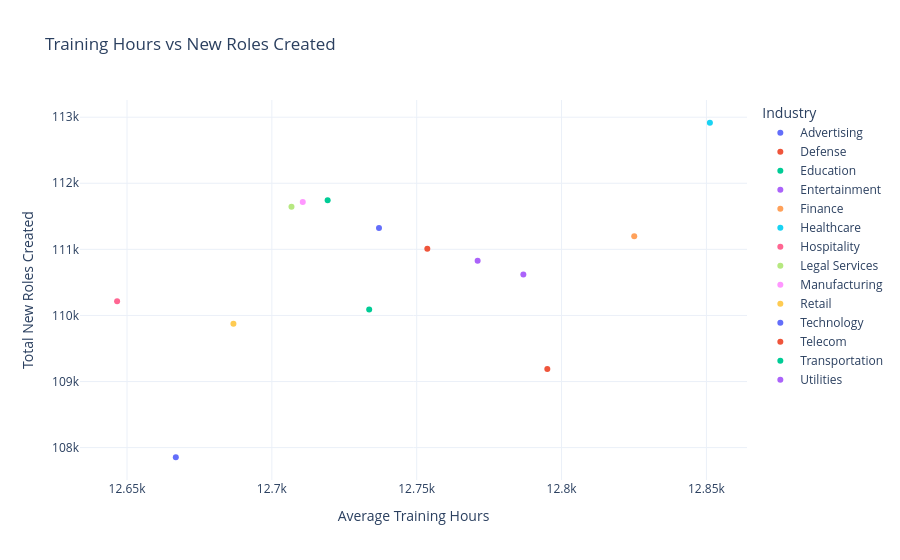

Notebook code for this chart:
### Code cell
#Training Hours vs New Roles

training_roles = (
    df.groupby("Industry")
    .agg(
        Avg_Training_Hours=("Training Hours Provided", "mean"),
        Total_New_Roles=("New Roles Created", "sum")
    )
    .reset_index()
)

fig6 = px.scatter(
    training_roles,
    x="Avg_Training_Hours",
    y="Total_New_Roles",
    color="Industry",
    hover_name="Industry",
    title="Training Hours vs New Roles Created"
)

fig6.update_layout(
    template="plotly_white",
    xaxis_title="Average Training Hours",
    yaxis_title="Total New Roles Created"
)

fig6.show()

### Figure 1 — Plotly figure (JSON) as saved in the notebook; plotly's stock layout.template omitted (floating-point values rounded to 4 significant figures)
{"data": [{"hovertemplate": "<b>%{hovertext}</b><br><br>Industry=Advertising<br>Avg_Training_Hours=%{x}<br>Total_New_Roles=%{y}<extra></extra>", "hovertext": ["Advertising"], "legendgroup": "Advertising", "marker": {"color": "#636efa", "symbol": "circle"}, "mode": "markers", "name": "Advertising", "orientation": "v", "showlegend": true, "type": "scatter", "x": [12740.0], "xaxis": "x", "y": [111325], "yaxis": "y"}, {"hovertemplate": "<b>%{hovertext}</b><br><br>Industry=Defense<br>Avg_Training_Hours=%{x}<br>Total_New_Roles=%{y}<extra></extra>", "hovertext": ["Defense"], "legendgroup": "Defense", "marker": {"color": "#EF553B", "symbol": "circle"}, "mode": "markers", "name": "Defense", "orientation": "v", "showlegend": true, "type": "scatter", "x": [12750.0], "xaxis": "x", "y": [111008], "yaxis": "y"}, {"hovertemplate": "<b>%{hovertext}</b><br><br>Industry=Education<br>Avg_Training_Hours=%{x}<br>Total_New_Roles=%{y}<extra></extra>", "hovertext": ["Education"], "legendgroup": "Education", "marker": {"color": "#00cc96", "symbol": "circle"}, "mode": "markers", "name": "Education", "orientation": "v", "showlegend": true, "type": "scatter", "x": [12720.0], "xaxis": "x", "y": [111745], "yaxis": "y"}, {"hovertemplate": "<b>%{hovertext}</b><br><br>Industry=Entertainment<br>Avg_Training_Hours=%{x}<br>Total_New_Roles=%{y}<extra></extra>", "hovertext": ["Entertainment"], "legendgroup": "Entertainment", "marker": {"color": "#ab63fa", "symbol": "circle"}, "mode": "markers", "name": "Entertainment", "orientation": "v", "showlegend": true, "type": "scatter", "x": [12770.0], "xaxis": "x", "y": [110828], "yaxis": "y"}, {"hovertemplate": "<b>%{hovertext}</b><br><br>Industry=Finance<br>Avg_Training_Hours=%{x}<br>Total_New_Roles=%{y}<extra></extra>", "hovertext": ["Finance"], "legendgroup": "Finance", "marker": {"color": "#FFA15A", "symbol": "circle"}, "mode": "markers", "name": "Finance", "orientation": "v", "showlegend": true, "type": "scatter", "x": [12830.0], "xaxis": "x", "y": [111200], "yaxis": "y"}, {"hovertemplate": "<b>%{hovertext}</b><br><br>Industry=Healthcare<br>Avg_Training_Hours=%{x}<br>Total_New_Roles=%{y}<extra></extra>", "hovertext": ["Healthcare"], "legendgroup": "Healthcare", "marker": {"color": "#19d3f3", "symbol": "circle"}, "mode": "markers", "name": "Healthcare", "orientation": "v", "showlegend": true, "type": "scatter", "x": [12850.0], "xaxis": "x", "y": [112916], "yaxis": "y"}, {"hovertemplate": "<b>%{hovertext}</b><br><br>Industry=Hospitality<br>Avg_Training_Hours=%{x}<br>Total_New_Roles=%{y}<extra></extra>", "hovertext": ["Hospitality"], "legendgroup": "Hospitality", "marker": {"color": "#FF6692", "symbol": "circle"}, "mode": "markers", "name": "Hospitality", "orientation": "v", "showlegend": true, "type": "scatter", "x": [12650.0], "xaxis": "x", "y": [110215], "yaxis": "y"}, {"hovertemplate": "<b>%{hovertext}</b><br><br>Industry=Legal Services<br>Avg_Training_Hours=%{x}<br>Total_New_Roles=%{y}<extra></extra>", "hovertext": ["Legal Services"], "legendgroup": "Legal Services", "marker": {"color": "#B6E880", "symbol": "circle"}, "mode": "markers", "name": "Legal Services", "orientation": "v", "showlegend": true, "type": "scatter", "x": [12710.0], "xaxis": "x", "y": [111645], "yaxis": "y"}, {"hovertemplate": "<b>%{hovertext}</b><br><br>Industry=Manufacturing<br>Avg_Training_Hours=%{x}<br>Total_New_Roles=%{y}<extra></extra>", "hovertext": ["Manufacturing"], "legendgroup": "Manufacturing", "marker": {"color": "#FF97FF", "symbol": "circle"}, "mode": "markers", "name": "Manufacturing", "orientation": "v", "showlegend": true, "type": "scatter", "x": [12710.0], "xaxis": "x", "y": [111716], "yaxis": "y"}, {"hovertemplate": "<b>%{hovertext}</b><br><br>Industry=Retail<br>Avg_Training_Hours=%{x}<br>Total_New_Roles=%{y}<extra></extra>", "hovertext": ["Retail"], "legendgroup": "Retail", "marker": {"color": "#FECB52", "symbol": "circle"}, "mode": "markers", "name": "Retail", "orientation": "v", "showlegend": true, "type": "scatter", "x": [12690.0], "xaxis": "x", "y": [109873], "yaxis": "y"}, {"hovertemplate": "<b>%{hovertext}</b><br><br>Industry=Technology<br>Avg_Training_Hours=%{x}<br>Total_New_Roles=%{y}<extra></extra>", "hovertext": ["Technology"], "legendgroup": "Technology", "marker": {"color": "#636efa", "symbol": "circle"}, "mode": "markers", "name": "Technology", "orientation": "v", "showlegend": true, "type": "scatter", "x": [12670.0], "xaxis": "x", "y": [107854], "yaxis": "y"}, {"hovertemplate": "<b>%{hovertext}</b><br><br>Industry=Telecom<br>Avg_Training_Hours=%{x}<br>Total_New_Roles=%{y}<extra></extra>", "hovertext": ["Telecom"], "legendgroup": "Telecom", "marker": {"color": "#EF553B", "symbol": "circle"}, "mode": "markers", "name": "Telecom", "orientation": "v", "showlegend": true, "type": "scatter", "x": [12800.0], "xaxis": "x", "y": [109188], "yaxis": "y"}, {"hovertemplate": "<b>%{hovertext}</b><br><br>Industry=Transportation<br>Avg_Training_Hours=%{x}<br>Total_New_Roles=%{y}<extra></extra>", "hovertext": ["Transportation"], "legendgroup": "Transportation", "marker": {"color": "#00cc96", "symbol": "circle"}, "mode": "markers", "name": "Transportation", "orientation": "v", "showlegend": true, "type": "scatter", "x": [12730.0], "xaxis": "x", "y": [110090], "yaxis": "y"}, {"hovertemplate": "<b>%{hovertext}</b><br><br>Industry=Utilities<br>Avg_Training_Hours=%{x}<br>Total_New_Roles=%{y}<extra></extra>", "hovertext": ["Utilities"], "legendgroup": "Utilities", "marker": {"color": "#ab63fa", "symbol": "circle"}, "mode": "markers", "name": "Utilities", "orientation": "v", "showlegend": true, "type": "scatter", "x": [12790.0], "xaxis": "x", "y": [110618], "yaxis": "y"}], "layout": {"legend": {"title": {"text": "Industry"}, "tracegroupgap": 0}, "title": {"text": "Training Hours vs New Roles Created"}, "xaxis": {"anchor": "y", "domain": [0, 1], "title": {"text": "Average Training Hours"}}, "yaxis": {"anchor": "x", "domain": [0, 1], "title": {"text": "Total New Roles Created"}}}}
